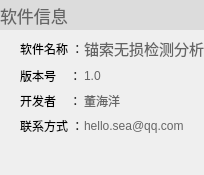
            <widget class="QWidget" name="widget_8" native="true">
             <property name="sizePolicy">
              <sizepolicy hsizetype="Expanding" vsizetype="Expanding">
               <horstretch>0</horstretch>
               <verstretch>0</verstretch>
              </sizepolicy>
             </property>
             <layout class="QGridLayout" name="gridLayout_17">
              <property name="leftMargin">
               <number>0</number>
              </property>
              <property name="topMargin">
               <number>0</number>
              </property>
              <property name="rightMargin">
               <number>0</number>
              </property>
              <property name="bottomMargin">
               <number>0</number>
              </property>
              <property name="horizontalSpacing">
               <number>0</number>
              </property>
              <property name="verticalSpacing">
               <number>7</number>
              </property>
              <item row="0" column="0" colspan="4">
               <widget class="QLabel" name="label_14">
                <property name="sizePolicy">
                 <sizepolicy hsizetype="Expanding" vsizetype="Expanding">
                  <horstretch>0</horstretch>
                  <verstretch>0</verstretch>
                 </sizepolicy>
                </property>
                <property name="minimumSize">
                 <size>
                  <width>0</width>
                  <height>30</height>
                 </size>
                </property>
                <property name="maximumSize">
                 <size>
                  <width>16777215</width>
                  <height>60</height>
                 </size>
                </property>
                <property name="palette">
                 <palette>
                  <active>
                   <colorrole role="WindowText">
                    <brush brushstyle="SolidPattern">
                     <color alpha="255">
                      <red>101</red>
                      <green>101</green>
                      <blue>101</blue>
                     </color>
                    </brush>
                   </colorrole>
                   <colorrole role="Text">
                    <brush brushstyle="SolidPattern">
                     <color alpha="255">
                      <red>123</red>
                      <green>123</green>
                      <blue>123</blue>
                     </color>
                    </brush>
                   </colorrole>
                   <colorrole role="Base">
                    <brush brushstyle="SolidPattern">
                     <color alpha="255">
                      <red>255</red>
                      <green>255</green>
                      <blue>255</blue>
                     </color>
                    </brush>
                   </colorrole>
                   <colorrole role="Window">
                    <brush brushstyle="SolidPattern">
                     <color alpha="255">
                      <red>220</red>
                      <green>220</green>
                      <blue>220</blue>
                     </color>
                    </brush>
                   </colorrole>
                  </active>
                  <inactive>
                   <colorrole role="WindowText">
                    <brush brushstyle="SolidPattern">
                     <color alpha="255">
                      <red>101</red>
                      <green>101</green>
                      <blue>101</blue>
                     </color>
                    </brush>
                   </colorrole>
                   <colorrole role="Text">
                    <brush brushstyle="SolidPattern">
                     <color alpha="255">
                      <red>123</red>
                      <green>123</green>
                      <blue>123</blue>
                     </color>
                    </brush>
                   </colorrole>
                   <colorrole role="Base">
                    <brush brushstyle="SolidPattern">
                     <color alpha="255">
                      <red>255</red>
                      <green>255</green>
                      <blue>255</blue>
                     </color>
                    </brush>
                   </colorrole>
                   <colorrole role="Window">
                    <brush brushstyle="SolidPattern">
                     <color alpha="255">
                      <red>220</red>
                      <green>220</green>
                      <blue>220</blue>
                     </color>
                    </brush>
                   </colorrole>
                  </inactive>
                  <disabled>
                   <colorrole role="WindowText">
                    <brush brushstyle="SolidPattern">
                     <color alpha="255">
                      <red>120</red>
                      <green>120</green>
                      <blue>120</blue>
                     </color>
                    </brush>
                   </colorrole>
                   <colorrole role="Text">
                    <brush brushstyle="SolidPattern">
                     <color alpha="255">
                      <red>120</red>
                      <green>120</green>
                      <blue>120</blue>
                     </color>
                    </brush>
                   </colorrole>
                   <colorrole role="Base">
                    <brush brushstyle="SolidPattern">
                     <color alpha="255">
                      <red>220</red>
                      <green>220</green>
                      <blue>220</blue>
                     </color>
                    </brush>
                   </colorrole>
                   <colorrole role="Window">
                    <brush brushstyle="SolidPattern">
                     <color alpha="255">
                      <red>220</red>
                      <green>220</green>
                      <blue>220</blue>
                     </color>
                    </brush>
                   </colorrole>
                  </disabled>
                 </palette>
                </property>
                <property name="font">
                 <font>
                  <pointsize>13</pointsize>
                 </font>
                </property>
                <property name="autoFillBackground">
                 <bool>true</bool>
                </property>
                <property name="text">
                 <string>软件信息</string>
                </property>
                <property name="alignment">
                 <set>Qt::AlignLeading|Qt::AlignLeft|Qt::AlignVCenter</set>
                </property>
                <property name="wordWrap">
                 <bool>false</bool>
                </property>
                <property name="margin">
                 <number>5</number>
                </property>
               </widget>
              </item>
              <item row="1" column="1">
               <widget class="QLabel" name="label_73">
                <property name="sizePolicy">
                 <sizepolicy hsizetype="Expanding" vsizetype="Expanding">
                  <horstretch>0</horstretch>
                  <verstretch>0</verstretch>
                 </sizepolicy>
                </property>
                <property name="text">
                 <string>软件名称 ：</string>
                </property>
               </widget>
              </item>
              <item row="1" column="2" colspan="2">
               <widget class="QLabel" name="label_74">
                <property name="sizePolicy">
                 <sizepolicy hsizetype="Expanding" vsizetype="Expanding">
                  <horstretch>0</horstretch>
                  <verstretch>0</verstretch>
                 </sizepolicy>
                </property>
                <property name="palette">
                 <palette>
                  <active>
                   <colorrole role="WindowText">
                    <brush brushstyle="SolidPattern">
                     <color alpha="255">
                      <red>101</red>
                      <green>101</green>
                      <blue>101</blue>
                     </color>
                    </brush>
                   </colorrole>
                  </active>
                  <inactive>
                   <colorrole role="WindowText">
                    <brush brushstyle="SolidPattern">
                     <color alpha="255">
                      <red>101</red>
                      <green>101</green>
                      <blue>101</blue>
                     </color>
                    </brush>
                   </colorrole>
                  </inactive>
                  <disabled>
                   <colorrole role="WindowText">
                    <brush brushstyle="SolidPattern">
                     <color alpha="255">
                      <red>120</red>
                      <green>120</green>
                      <blue>120</blue>
                     </color>
                    </brush>
                   </colorrole>
                  </disabled>
                 </palette>
                </property>
                <property name="font">
                 <font>
                  <pointsize>11</pointsize>
                 </font>
                </property>
                <property name="text">
                 <string>锚索无损检测分析</string>
                </property>
               </widget>
              </item>
              <item row="4" column="1">
               <widget class="QLabel" name="label_75">
                <property name="sizePolicy">
                 <sizepolicy hsizetype="Expanding" vsizetype="Expanding">
                  <horstretch>0</horstretch>
                  <verstretch>0</verstretch>
                 </sizepolicy>
                </property>
                <property name="text">
                 <string>联系方式 ：</string>
                </property>
               </widget>
              </item>
              <item row="2" column="1">
               <widget class="QLabel" name="label_76">
                <property name="sizePolicy">
                 <sizepolicy hsizetype="Expanding" vsizetype="Expanding">
                  <horstretch>0</horstretch>
                  <verstretch>0</verstretch>
                 </sizepolicy>
                </property>
                <property name="text">
                 <string>版本号    ：</string>
                </property>
               </widget>
              </item>
              <item row="3" column="1">
               <widget class="QLabel" name="label_77">
                <property name="sizePolicy">
                 <sizepolicy hsizetype="Expanding" vsizetype="Expanding">
                  <horstretch>0</horstretch>
                  <verstretch>0</verstretch>
                 </sizepolicy>
                </property>
                <property name="text">
                 <string>开发者    ：</string>
                </property>
               </widget>
              </item>
              <item row="3" column="2" colspan="2">
               <widget class="QLabel" name="label_78">
                <property name="sizePolicy">
                 <sizepolicy hsizetype="Expanding" vsizetype="Expanding">
                  <horstretch>0</horstretch>
                  <verstretch>0</verstretch>
                 </sizepolicy>
                </property>
                <property name="palette">
                 <palette>
                  <active>
                   <colorrole role="WindowText">
                    <brush brushstyle="SolidPattern">
                     <color alpha="255">
                      <red>101</red>
                      <green>101</green>
                      <blue>101</blue>
                     </color>
                    </brush>
                   </colorrole>
                  </active>
                  <inactive>
                   <colorrole role="WindowText">
                    <brush brushstyle="SolidPattern">
                     <color alpha="255">
                      <red>101</red>
                      <green>101</green>
                      <blue>101</blue>
                     </color>
                    </brush>
                   </colorrole>
                  </inactive>
                  <disabled>
                   <colorrole role="WindowText">
                    <brush brushstyle="SolidPattern">
                     <color alpha="255">
                      <red>120</red>
                      <green>120</green>
                      <blue>120</blue>
                     </color>
                    </brush>
                   </colorrole>
                  </disabled>
                 </palette>
                </property>
                <property name="text">
                 <string>董海洋</string>
                </property>
               </widget>
              </item>
              <item row="2" column="2" colspan="2">
               <widget class="QLabel" name="label_79">
                <property name="sizePolicy">
                 <sizepolicy hsizetype="Expanding" vsizetype="Expanding">
                  <horstretch>0</horstretch>
                  <verstretch>0</verstretch>
                 </sizepolicy>
                </property>
                <property name="palette">
                 <palette>
                  <active>
                   <colorrole role="WindowText">
                    <brush brushstyle="SolidPattern">
                     <color alpha="255">
                      <red>101</red>
                      <green>101</green>
                      <blue>101</blue>
                     </color>
                    </brush>
                   </colorrole>
                  </active>
                  <inactive>
                   <colorrole role="WindowText">
                    <brush brushstyle="SolidPattern">
                     <color alpha="255">
                      <red>101</red>
                      <green>101</green>
                      <blue>101</blue>
                     </color>
                    </brush>
                   </colorrole>
                  </inactive>
                  <disabled>
                   <colorrole role="WindowText">
                    <brush brushstyle="SolidPattern">
                     <color alpha="255">
                      <red>120</red>
                      <green>120</green>
                      <blue>120</blue>
                     </color>
                    </brush>
                   </colorrole>
                  </disabled>
                 </palette>
                </property>
                <property name="text">
                 <string>1.0</string>
                </property>
               </widget>
              </item>
              <item row="4" column="2" colspan="2">
               <widget class="QLabel" name="label_80">
                <property name="sizePolicy">
                 <sizepolicy hsizetype="Expanding" vsizetype="Expanding">
                  <horstretch>0</horstretch>
                  <verstretch>0</verstretch>
                 </sizepolicy>
                </property>
                <property name="palette">
                 <palette>
                  <active>
                   <colorrole role="WindowText">
                    <brush brushstyle="SolidPattern">
                     <color alpha="255">
                      <red>101</red>
                      <green>101</green>
                      <blue>101</blue>
                     </color>
                    </brush>
                   </colorrole>
                  </active>
                  <inactive>
                   <colorrole role="WindowText">
                    <brush brushstyle="SolidPattern">
                     <color alpha="255">
                      <red>101</red>
                      <green>101</green>
                      <blue>101</blue>
                     </color>
                    </brush>
                   </colorrole>
                  </inactive>
                  <disabled>
                   <colorrole role="WindowText">
                    <brush brushstyle="SolidPattern">
                     <color alpha="255">
                      <red>120</red>
                      <green>120</green>
                      <blue>120</blue>
                     </color>
                    </brush>
                   </colorrole>
                  </disabled>
                 </palette>
                </property>
                <property name="text">
                 <string>hello.sea@qq.com</string>
                </property>
               </widget>
              </item>
              <item row="1" column="0" rowspan="4">
               <widget class="QLabel" name="label_15">
                <property name="minimumSize">
                 <size>
                  <width>20</width>
                  <height>0</height>
                 </size>
                </property>
                <property name="maximumSize">
                 <size>
                  <width>20</width>
                  <height>16777215</height>
                 </size>
                </property>
                <property name="text">
                 <string/>
                </property>
               </widget>
              </item>
              <item row="5" column="0" colspan="4">
               <spacer name="verticalSpacer_13">
                <property name="orientation">
                 <enum>Qt::Vertical</enum>
                </property>
                <property name="sizeHint" stdset="0">
                 <size>
                  <width>20</width>
                  <height>40</height>
                 </size>
                </property>
               </spacer>
              </item>
             </layout>
            </widget>
